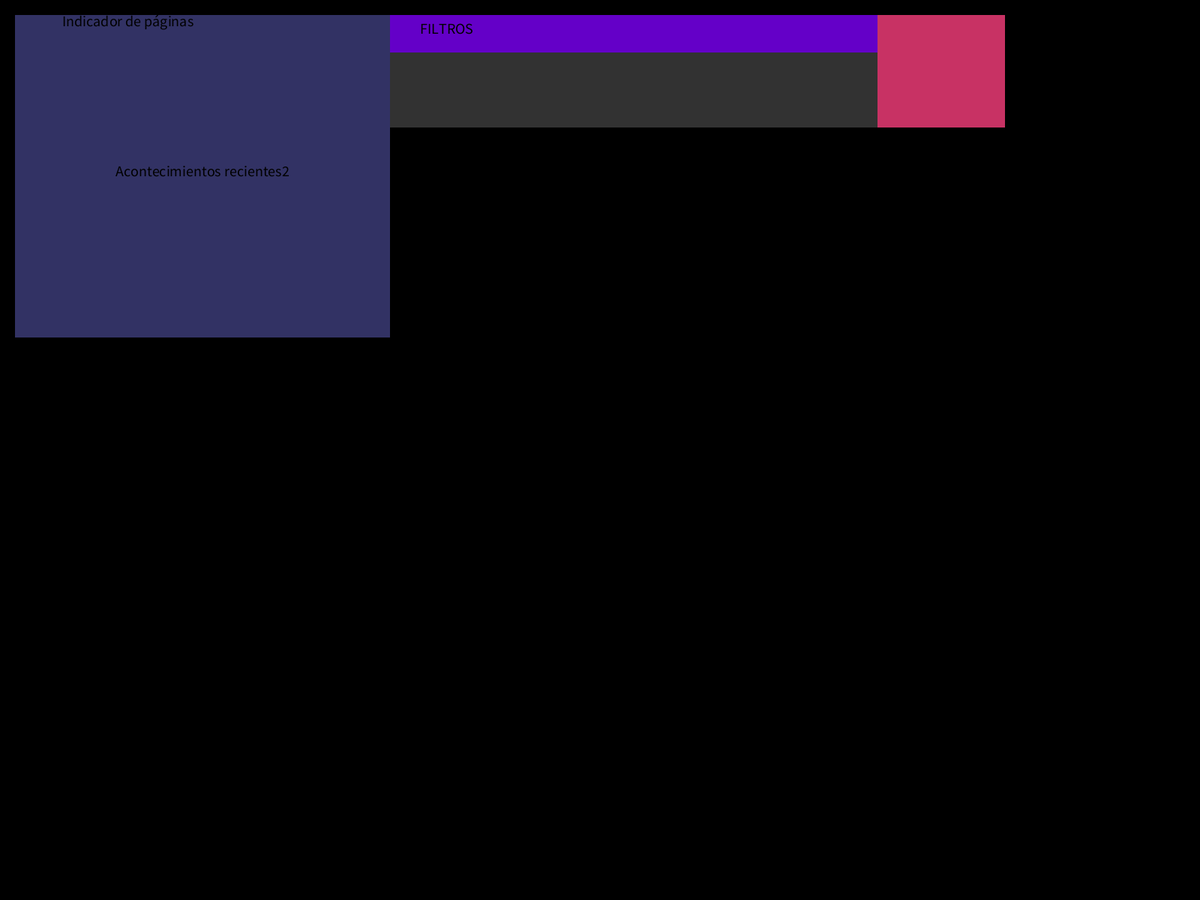
Frame 1 (no input)
Frame 60 (the mouse pressed at the canvas centre just before this capture): identical to frame 1, image omitted
Frame 120 (the mouse held since frame 60 and released just before this capture): identical to frame 1, image omitted

The Processing sketch that drew this single still picture (run headless with seeded random() and noise(); from frame 60 on, the mouse is pressed at the canvas centre):

// Processing sketch: culturaviva_v001
// ── culturaviva_v001.pde
//Disenyo de la maquetación de la pantalla 2
//Establecer las zonas comunes de la pantalla

void setup(){
  fullScreen(); //dimensión de la pantalla
  noStroke(); // figuras sin bordes
  textAlign(CENTER);textSize(20); //alineación y tamaño del texto
  print(width+" "+height);
}

void draw(){
  background(0); //color de fondo
  
  //zona banner
  fill(200,50,100);
  rect (2*margenH +logoWidth, margenV, bannerWidth, bannerHeight);
  fill(0);
  text("BANNER", margenH+bannerWidth/2,margenV+bannerHeight/2);

  //zona logo
  fill(50,50,50);
  rect (margenH, margenV, bannerWidth, bannerHeight);
  fill(0);
  text("LOGO", margenH+logoWidth/2,margenV+logoHeight/2);


  //zona idioma
  fill(200,50,100);
  rect (margenH, margenV, idiomaWidth, idiomaHeight);
  fill(0);
  text("IDIOMA", margenH+idiomaWidth/2,margenV+idiomaHeight/2);
  
  //zona cuenta
  fill(200,10,150);
  rect (margenH, margenV, cuentaWidth, cuentaHeight);
  fill(0);
  text("CUENTA", margenH+cuentaWidth/2,margenV+cuentaHeight/2);
  
  //zona barra de filtros
  fill(100,0,200);
  rect (margenH, margenV, filtrosWidth, filtrosHeight);
  fill(0);
  text("FILTROS", margenH+filtrosWidth/2,margenV+filtrosHeight/2);
  
  //zona acontecimientos recientes1
  fill(100,50,100);
  rect (margenH, margenV, acontecimientos1Width, acontecimientos1Height);
  fill(0);
  text("acontecimientos recientes1", margenH+acontecimientos1Width/2,margenV+acontecimientos1Height/2);
  
  //zona acontecimientos recientes2
  fill(50,50,100);
  rect (margenH, margenV, acontecimientos2Width, acontecimientos2Height);
  fill(0);
  text("Acontecimientos recientes2", margenH+acontecimientos2Width/2,margenV+acontecimientos2Height/2);

  //zona indicador cantidad de páginas
  fill(50,50,100);
  rect (margenH, margenV, indicadorWidth, indicadorHeight);
  fill(0);
  text("Indicador de páginas", margenH+indicadorWidth/2,margenV+indicadorHeight/2);


}

// ── Layout.pde
// APP LAYOUT
// Valores de posicionamineot de bloques

//Margenes horizontal y vertical
float margenH = 20,
      margenV = 20;

//Dimensiones banner
float bannerWidth = 1150;
float bannerHeight = 150;
      
//Dimensiones logo
float logoWidth = 150,
      logoHeight = 150;
      
//Dimensiones idioma
float idiomaWidth = 280,
      idiomaHeight = 30;
      
//Dimensiones cuenta
float cuentaWidth = 80,
      cuentaHeight = 80;
      
//Dimensiones barra de filtros
float filtrosWidth = 1150,
      filtrosHeight = 50;
      
//Dimensiones acontecimientos recientes1
float acontecimientos1Width = 500,
      acontecimientos1Height = 430;
      
//Dimensiones acontecimientos recientes2
float acontecimientos2Width = 500,
     acontecimientos2Height = 430;
      
//Dimensions indicador cantidad de páginas
float indicadorWidth = 300,
      indicadorHeight = 30;
